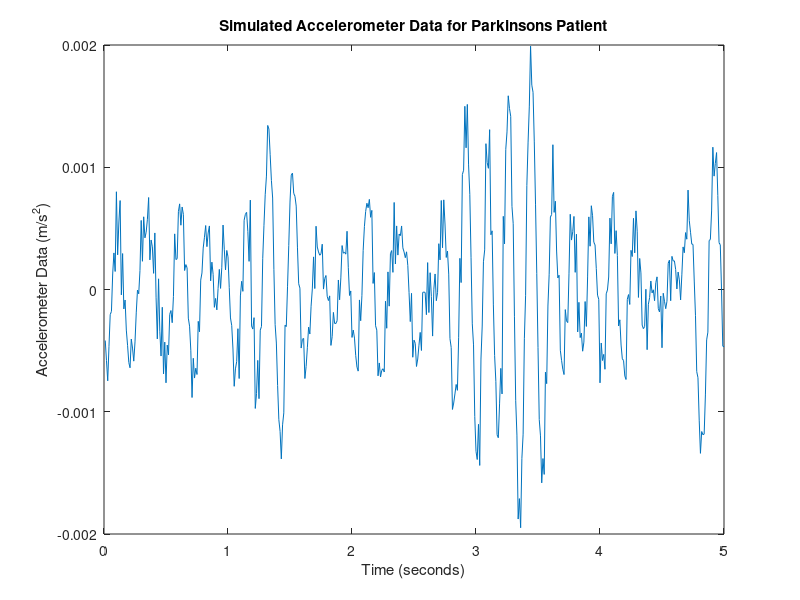

This chart was generated by the following MATLAB code:
%Reversing tremordetection steps to make simulated data
%Parkinson's patient, no voluntary motion

%Simulated data should end up with peakf between 3.5 and 7.5 Hz.  Studies
%show 4, 5, 6, one shows 8; use 5.5 Hz, halfway point
peakf=5.5;
f=(0.1:0.1:50);
ps=zeros(1,500);
fs=100;

div1=3.2*10;
divf=50*10;

%With directional voluntary motion, low frequencies have high amp, 2 to 3
volampa=2;
volampb=3;
for i=1:div1
    ps(i)=volampa+(volampb-volampa)*rand;
end

%Between 0 and 1 percent for all other frequencies
for i=div1+1:divf
    ps(i)=0.01*rand;
end

%ps is simulated frequency data; perform ifft to get simulated
%accelerometer data

%"Unprocess" first, make more realistic/"raw"
%Add in noise
angles=rand(1,500)*2*pi;
Re=zeros(1,500);
Im=zeros(1,500);
for i=1:500
    Re(i)=ps(i)*cos(angles(i));
    Im(i)=ps(i)*sin(angles(i));
end
psnew=Re+(Im*1j);
%Taper ends with tukeywin
psnew=psnew.*tukeywin(500,0.75)';

%Now convert to time
simdatmag=ifft(psnew);
save('SimulatedData2b','simdatmag')

%plot Accelerometer data
x=0.01*(1:500);
figure
plot(x,simdatmag)
xlabel('Time (seconds)')
ylabel('Accelerometer Data (m/s^2)')
title('Simulated Accelerometer Data for Parkinsons Patient')

%Does the simulated frequency data actually match the PD metrics?
peakpower=sum(ps(52:58));
totpower=sum(ps(32:120));
rat=peakpower/totpower;
if rat>=0.85
    fprintf('Peak Power is %d of total power spectra\n',rat)
    fprintf('Tremor detected is valid Parkinsons tremor\n')
else
    fprintf('No Parkinsons, peak power is %d\n', rat)
end